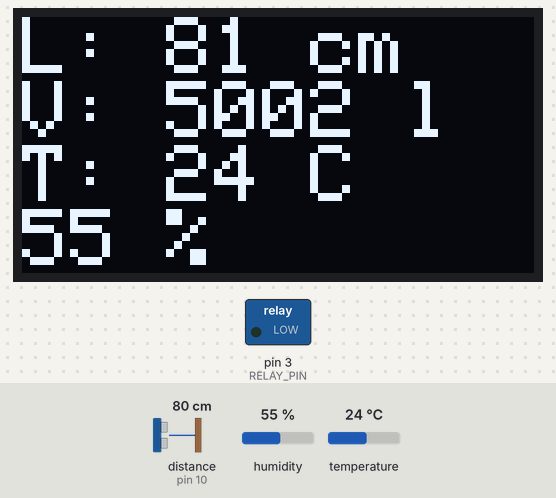
This sketch was run on a simulated Arduino Uno, built with avr-gcc and run on an emulated ATmega328P. On the bench: 128×64 one-colour display, switched loads named in the sketch (green lamp = pin HIGH). Inputs (shaded band) come from the test bench; at power-on: humidity 55 %, distance to the obstacle (sensor on pin 10) 80 cm, temperature 24 °C. The echo pulse lasts 58.3 µs per cm.

Above: at 18.0 s.
18.1 s: humidity set to 69 %
At 20.7 s:
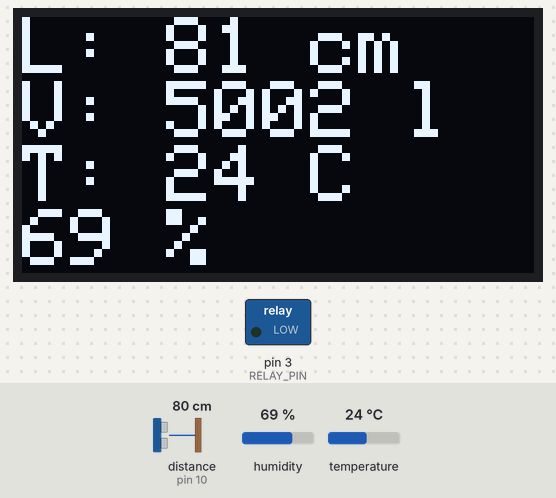
33.2 s: humidity set to 72 %
At 40.8 s:
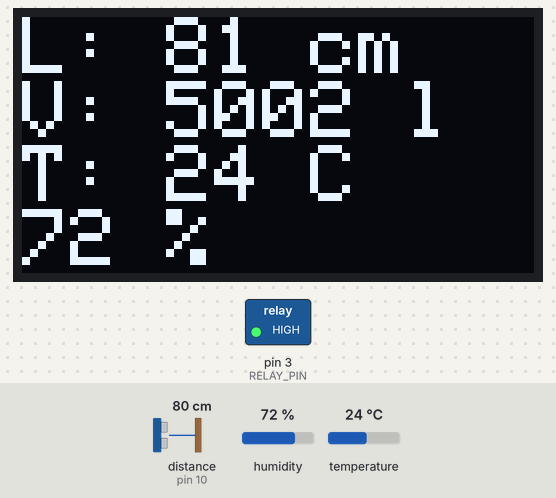
48.3 s: distance to the obstacle (sensor on pin 10) set to 2 cm
At 51.2 s:
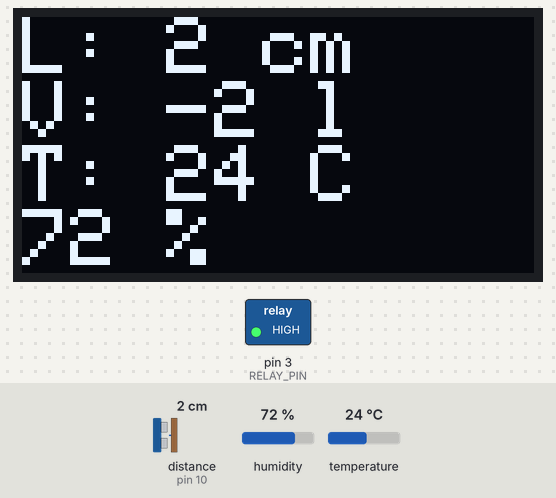
63.4 s: temperature set to 12 °C
At 72.1 s:
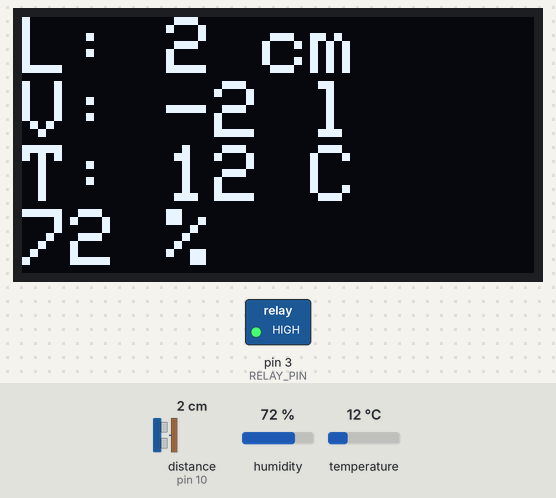
Timing chart, 0 to 73.6 s (numbered marks = the images above; inputs shaded):
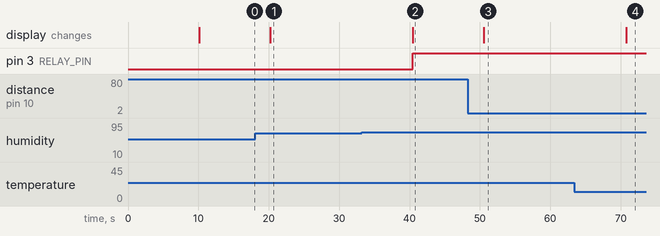

The sketch:

waterLevel3.ino
```cpp
#include <SPI.h>
#include <Wire.h>
#include <NewPing.h>
#include <Adafruit_AHTX0.h>
#include "WaterTank.h"
#include "OledText128x64.h"
#include "FanControl.h"

//ultrasonic sensor
#define ECHO_PIN 10 // Echo Pin (OUTPUT pin in RB URF02)
#define TRIGGER_PIN 9 // Trigger Pin (INPUT pin in RB URF02)

//oled screen
OledText128x64 MyDisplay(4);

//fan control relay
FanControl fanControl(70, 1);

//temperature and humidity sensor
Adafruit_AHTX0 aht;

//sonar sensor using NewPing - digital pins and max distance
NewPing sonar(TRIGGER_PIN, ECHO_PIN, 400);

//water tank (height, volume, offset
WaterTank tank(145, 6000, 58);

unsigned long lastTimer;
int timer = 10000; // let's measure every 10 seconds (some fancy time controll to be added later)

//distance for sonar sensor
int distance;

void setup() {
  Serial.begin(115200);
  lastTimer = 1;

  if(!MyDisplay.Initialize()) {
    Serial.println(F("SSD1306 allocation failed"));
    for(;;); // Don't proceed, loop forever
  }

  if (! aht.begin(&Wire, 0x38)) {
    Serial.println(F("Could not find AHT? Check wiring"));
    for(;;);
  }

}

void loop() {

  //measure every timer interval
  if(ItIsTime())
  {
    //temperature and humidity sensor
    sensors_event_t humidity, temp;
    aht.getEvent(&humidity, &temp);// populate temp and humidity objects with fresh data

    //ultrasonic sensor
    distance = sonar.ping_cm();

    //Serial.println(distance);
    //Serial.println(tank.GetActVolume(distance));
    //Serial.println(temp.temperature);
    //Serial.println(humidity.relative_humidity);

    //display data
    MyDisplay.Display(distance, tank.GetActVolume(distance), temp.temperature, humidity.relative_humidity);

    //pass humidity value to fan control to control the relay
    fanControl.PassHumidity(humidity.relative_humidity);
    lastTimer = millis();
  }

}

bool ItIsTime()
{
  if (millis() - lastTimer >= timer)
    {
        return true;
    }
    return false;
}
```

FanControl.cpp
```cpp
#include "FanControl.h"

FanControl::FanControl(int hLim, int delay)
{
    _humidityLimit = hLim;
    _delay = delay * 60000;
    pinMode(RELAY_PIN, OUTPUT);
    digitalWrite(RELAY_PIN, LOW);
    IsOn = false;
}

void FanControl::PassHumidity(int h)
{
    if (IsOn && h < _humidityLimit && delayElapsed())
    {
        digitalWrite(RELAY_PIN, LOW);
        IsOn = false;
        _lastTimer = 0;
    }
    if (!IsOn && h > _humidityLimit)
    {
        digitalWrite(RELAY_PIN, HIGH);
        IsOn = true;
        _lastTimer = millis();
    }
}

bool FanControl::delayElapsed()
{
    if (_lastTimer != 0 && millis() - _lastTimer >= _delay)
    {
        return true;
    }
    return false;
}
```

FanControl.h
```cpp
#include <Arduino.h>

//relay
#define RELAY_PIN 3

class FanControl
{
    private:
    int _humidityLimit;
    long _delay;
    unsigned long _lastTimer;

    public:
    bool IsOn;

    public:
    //constructor
    //hLim - humidity limit when the relay should be turned on/off
    //thresh - how long should we keep the fan turned on in minutes
    FanControl(int hLim, int delay);

    void PassHumidity(int h);

    private:
    bool delayElapsed();
};
```

OledText128x64.cpp
```cpp
#include "OledText128x64.h"


OledText128x64::OledText128x64(int i) : display(SCREEN_WIDTH, SCREEN_HEIGHT, &Wire, OLED_RESET)
{
}

bool OledText128x64::Initialize()
{
    if(!display.begin(SSD1306_SWITCHCAPVCC, SCREEN_ADDRESS)) {
            return false;
    }
    return true;
}

void OledText128x64::Display(int l, int v, int t, int h)
{
    display.clearDisplay();
    display.setTextSize(2);             // Normal 1:1 pixel scale
    display.setTextColor(SSD1306_WHITE);        // Draw white text
    display.setCursor(0,0);             // Start at top-left corner
    // String dist("L: "); dist += l; dist += " cm";
    // String vol("V: "); vol += v; vol += " l";
    // String temp("T: "); temp += t; temp += " C";
    // String humidity("H: "); humidity += t; humidity += " %";

    display.print("L: "); display.print(l); display.println(" cm");
    display.print("V: "); display.print(v); display.println(" l");
    display.print("T: ");display.print(t);display.println(" C");
    display.print(h);display.println(" %");
    display.display();
}

void OledText128x64::ShowSplash()
{
    display.clearDisplay();
    display.display();
}
```

OledText128x64.h
```cpp
#include <Adafruit_GFX.h>
#include <Adafruit_SSD1306.h>
#include <Wire.h>
#include <SPI.h>

//screen definition
#define SCREEN_WIDTH 128 // OLED display width, in pixels
#define SCREEN_HEIGHT 64 // OLED display height, in pixels
#define OLED_RESET     4 // Reset pin # (or -1 if sharing Arduino reset pin)
#define SCREEN_ADDRESS 0x3C ///< See datasheet for Address; 0x3D for 128x64, 0x3C for 128x32

class OledText128x64
{
    //adafruit display
    public: Adafruit_SSD1306 display;

    public:
    //constructor
    OledText128x64(int i);

    //display initialization
    bool Initialize();

    //display four rows of values
    // l - length
    // v - volume
    // t - temperature (float)
    // h - humidity (float)
    void Display(int l, int v, int t, int h);

    //show adafruit splashscreen logo
    void ShowSplash();
};
```

WaterTank.cpp
```cpp
#include "WaterTank.h"


WaterTank::WaterTank(int h, int v, int o)
{
    height = h;
    volume = v;
    offset = o;
    volumePerCm = volume / height;
    totalHeight = height + offset;
}

int WaterTank::GetActVolume(int distance)
{
    //if measured distance is higher than totalHeight return error
    if (distance > totalHeight)
    {
        return -1;
    }
    //if measured distance is less then offset return error
    if (distance < offset)
    {
        return -2;
    }

    return (totalHeight-distance)*volumePerCm;
}
```

WaterTank.h
```cpp
//water tank holding water
//cubic shape
//ultrasonic sensor is
class WaterTank
{
  private:
  int height; //tank height
  int volume; //total volume (in liters)
  int offset; //distance of the sensor above top of the tank
  int volumePerCm; //calculation of how many liters equat to one centimeter of height of the tank
  int totalHeight; // height of the tank + distance of the sensor above top of the tank

  public:
  //constructor
  //height of the tank
  //total volume of the tank
  //offset of the sensor
  WaterTank(int h, int v, int o);

    //calculate actual volume of water in the tank
    //distance - measured sensor value - distance between sensor and water
    //-1 if distance is bigger than totalHeight
    //-2 if distance is less than offset
  int GetActVolume(int distance);

};
```

Measured:
- the behaviour switches between 70 and 71 % on humidity (found by bisection; images 1 and 2)
- after the input at 18.1 s, the display: changes after 2.1 s (image 1)
- after the input at 33.2 s, pin 3 (RELAY_PIN): LOW → HIGH after 7.3 s; the display: changes after 7.3 s (image 2)
- after the input at 48.3 s, the display: changes after 2.3 s (image 3)
- after the input at 63.4 s, the display: changes after 7.4 s (image 4)
